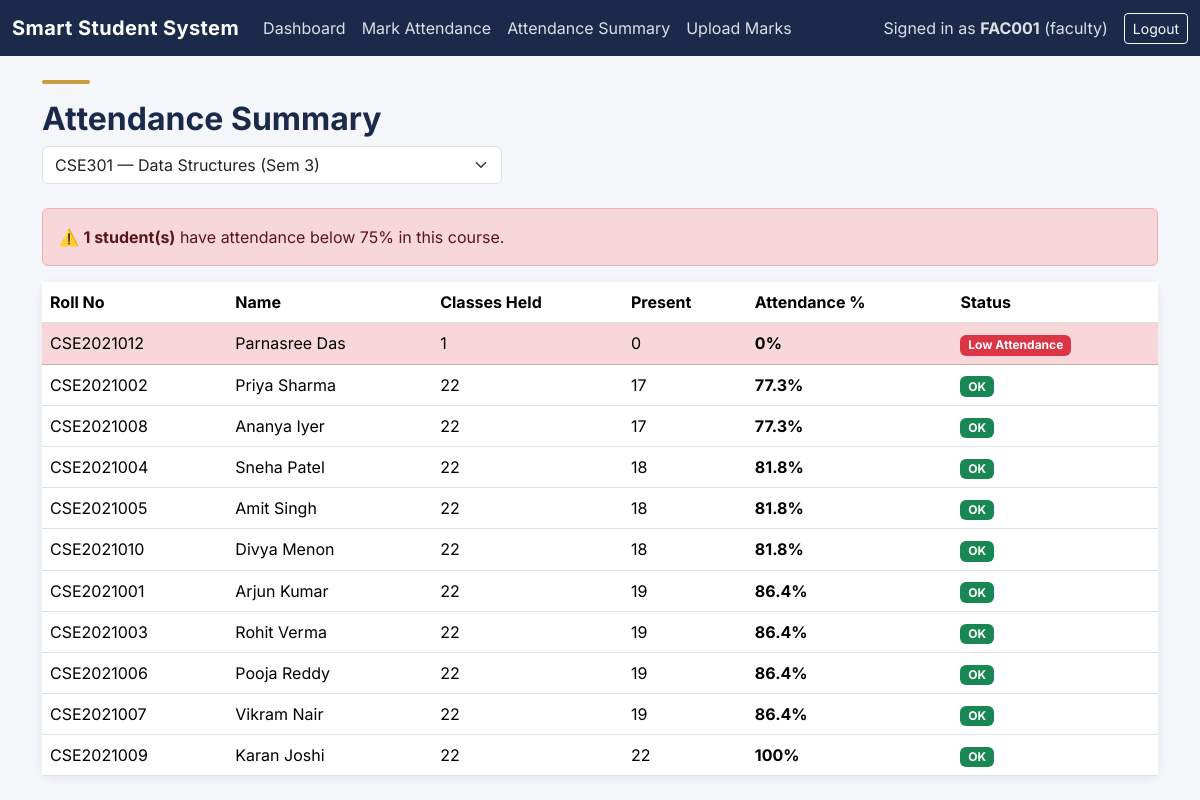
The app's page /faculty/attendance/summary.php (signed in) with its own data.
### tables this page shows
CREATE TABLE `students` (
  `student_id` int(11) NOT NULL,
  `user_id` int(11) DEFAULT NULL,
  `roll_number` varchar(20) NOT NULL,
  `full_name` varchar(100) NOT NULL,
  `dob` date DEFAULT NULL,
  `gender` enum('Male','Female','Other') DEFAULT NULL,
  `department_id` int(11) DEFAULT NULL,
  `current_semester` int(11) DEFAULT 1,
  `batch_year` year(4) DEFAULT NULL,
  `phone` varchar(15) DEFAULT NULL,
  `address` text DEFAULT NULL,
  `photo_path` varchar(255) DEFAULT NULL,
  `admission_date` date DEFAULT NULL
);

### faculty/attendance/summary.php (the view, shortened to what this page needs)
<?php
require_once __DIR__ . '/../../config/db.php';
$stmt = $pdo->prepare('SELECT * FROM faculty WHERE user_id = ?');
$stmt->execute([$_SESSION['user_id']]);
$faculty = $stmt->fetch();
$courses = $pdo->prepare(
    'SELECT DISTINCT c.course_id, c.course_code, c.course_name, ca.semester, ca.academic_year
     FROM course_assignments ca
     JOIN courses c ON c.course_id = ca.course_id
     WHERE ca.faculty_id = ?
     ORDER BY ca.semester, c.course_name'
);
$courses->execute([$faculty['faculty_id']]);
$courses = $courses->fetchAll();
$selectedCourse = $_GET['course_id'] ?? ($courses[0]['course_id'] ?? null);
$summary = [];
if ($selectedCourse) {
    $summary = $pdo->prepare(
        'SELECT s.student_id, s.roll_number, s.full_name,
                COUNT(a.attendance_id) AS total_classes,
                SUM(a.status = "Present") AS present_count,
                ROUND(SUM(a.status = "Present") / COUNT(a.attendance_id) * 100, 1) AS attendance_pct
         FROM enrollments e
         JOIN students s ON s.student_id = e.student_id
         LEFT JOIN attendance a ON a.student_id = s.student_id AND a.course_id = e.course_id
         WHERE e.course_id = ?
         GROUP BY s.student_id
         ORDER BY attendance_pct ASC'
    );
    $summary->execute([$selectedCourse]);
    $summary = $summary->fetchAll();
}
include __DIR__ . '/../../includes/header.php';
?>
<div class="accent-bar"></div>
<h2>Attendance Summary</h2>
<form method="GET" class="mb-4">
  <div class="row g-2">
    <div class="col-md-5">
      <select name="course_id" class="form-select" onchange="this.form.submit()">
        <?php foreach ($courses as $c): ?>
          <option value="<?= $c['course_id'] ?>" <?= (string)$selectedCourse === (string)$c['course_id'] ? 'selected' : '' ?>>
            <?= htmlspecialchars($c['course_code'] . ' — ' . $c['course_name'] . ' (Sem ' . $c['semester'] . ')') ?>
          </option>
        <?php endforeach; ?>
      </select>
    </div>
  </div>
</form>
<?php if (!empty($summary)): ?>
  <?php $lowCount = count(array_filter($summary, fn($r) => $r['attendance_pct'] < 75 && $r['total_classes'] > 0)); ?>
  <?php if ($lowCount > 0): ?>
    <div class="alert alert-danger">
      ⚠️ <strong><?= $lowCount ?> student(s)</strong> have attendance below 75% in this course.
    </div>
  <?php endif; ?>
  <div class="card">
    <div class="table-responsive">
      <table class="table table-hover mb-0 align-middle">
        <thead>
          <tr>
            <th>Roll No</th>
            <th>Name</th>
            <th>Classes Held</th>
            <th>Present</th>
            <th>Attendance %</th>
            <th>Status</th>
          </tr>
        </thead>
        <tbody>
          <?php foreach ($summary as $row): ?>
          <?php
            $pct = (float)($row['attendance_pct'] ?? 0);
            $total = (int)$row['total_classes'];
            $badgeClass = $total === 0 ? 'bg-secondary' : ($pct >= 75 ? 'bg-success' : 'bg-danger');
            $label = $total === 0 ? 'No classes yet' : ($pct >= 75 ? 'OK' : 'Low Attendance');
          ?>
          <tr class="<?= ($total > 0 && $pct < 75) ? 'table-danger' : '' ?>">
            <td><?= htmlspecialchars($row['roll_number']) ?></td>
            <td><?= htmlspecialchars($row['full_name']) ?></td>
            <td><?= $total ?></td>
            <td><?= (int)$row['present_count'] ?></td>
            <td><strong><?= $total > 0 ? $pct . '%' : '—' ?></strong></td>
            <td><span class="badge <?= $badgeClass ?>"><?= $label ?></span></td>
          </tr>
          <?php endforeach; ?>
        </tbody>
      </table>
    </div>
  </div>
<?php else: ?>
  <p class="text-muted">No data available. Either no course is selected or no students are enrolled.</p>
<?php endif; ?>
<?php include __DIR__ . '/../../includes/footer.php'; ?>

### assets/css/style.css (style rules this page uses)
:root { --navy: #1B2A4A; --navy-light: #2A3F66; --gold: #C89B3C; --bg: #F4F6F9; --surface: #FFFFFF; --text: #1F2430; --text-muted: #5B6472; --success: #2E7D5B; --danger: #B3434E; }
body { background-color: var(--bg); color: var(--text); font-family: 'Inter', -apple-system, sans-serif; }
h1, h2, h3, h4, h5, h6 { font-weight: 700; color: var(--navy); }
.card { border: none; border-radius: 10px; box-shadow: 0 2px 10px rgba(27, 42, 74, 0.08); }
.accent-bar { height: 4px; width: 48px; background-color: var(--gold); border-radius: 2px; margin-bottom: 1rem; }

### records on screen
students: roll_number "CSE2021012", full_name "Parnasree Das", total "1", present_count "0", pct "0", label "Low Attendance"
students: roll_number "CSE2021002", full_name "Priya Sharma", total "22", present_count "17", pct "77.3", label "OK"
students: roll_number "CSE2021008", full_name "Ananya Iyer", total "22", present_count "17", pct "77.3", label "OK"
students: roll_number "CSE2021004", full_name "Sneha Patel", total "22", present_count "18", pct "81.8", label "OK"
students: roll_number "CSE2021005", full_name "Amit Singh", total "22", present_count "18", pct "81.8", label "OK"
students: roll_number "CSE2021010", full_name "Divya Menon", total "22", present_count "18", pct "81.8", label "OK"
students: roll_number "CSE2021001", full_name "Arjun Kumar", total "22", present_count "19", pct "86.4", label "OK"
students: roll_number "CSE2021003", full_name "Rohit Verma", total "22", present_count "19", pct "86.4", label "OK"
students: roll_number "CSE2021006", full_name "Pooja Reddy", total "22", present_count "19", pct "86.4", label "OK"
students: roll_number "CSE2021007", full_name "Vikram Nair", total "22", present_count "19", pct "86.4", label "OK"
students: roll_number "CSE2021009", full_name "Karan Joshi", total "22", present_count "22", pct "100", label "OK"

### other values on screen
$_SESSION['username'] "FAC001"
$_SESSION['role'] "faculty"
$lowCount "1"
form field course_id "CSE301 — Data Structures (Sem 3)"
